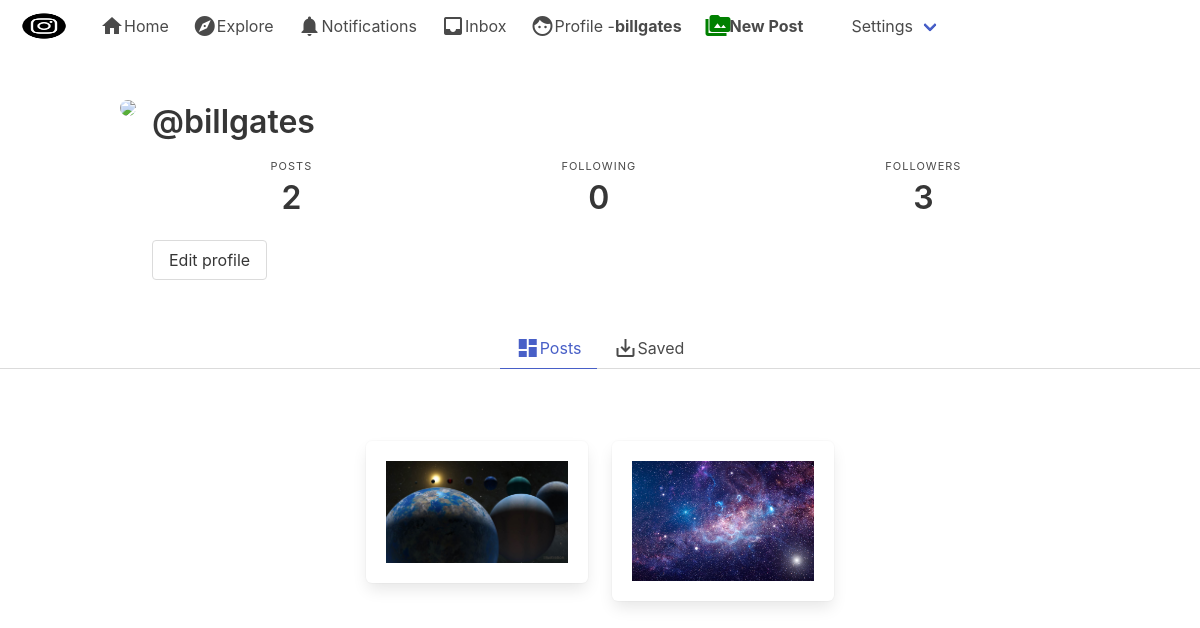
Before: /billgates/ (signed in) with the older database file.
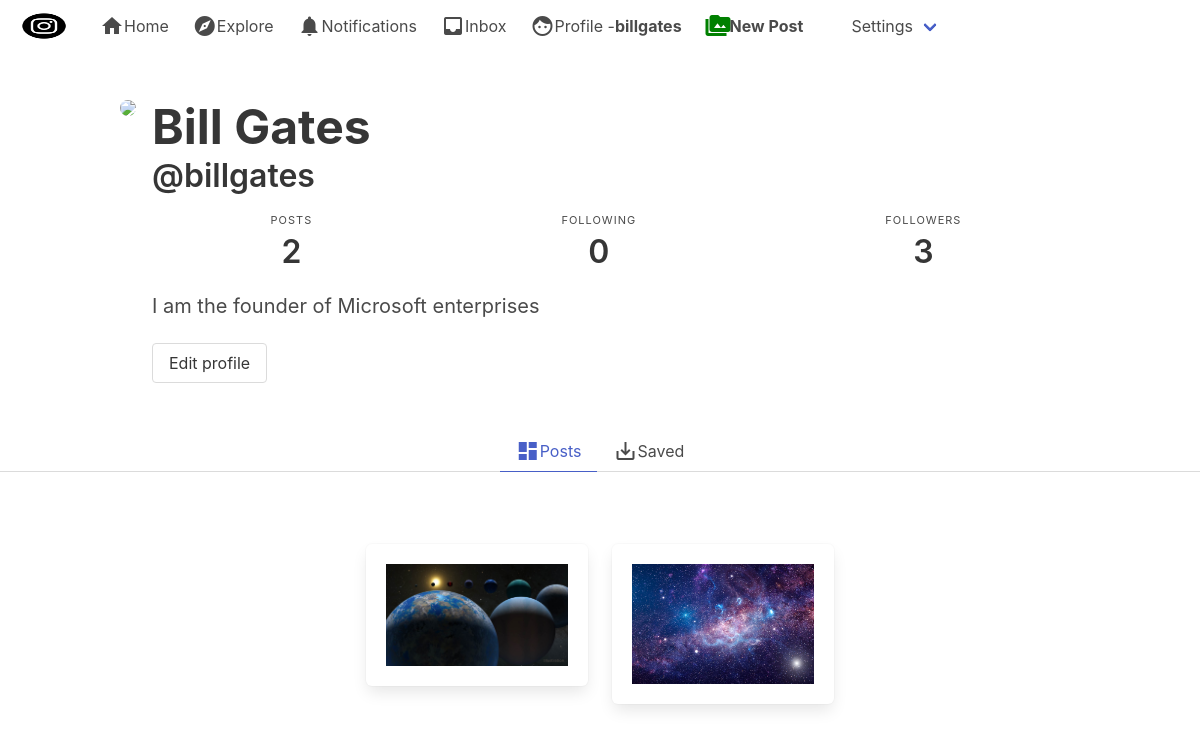
After: the same page with the newer database file.
### authy/models.py (models this page shows)
class Profile(models.Model):
	user = models.OneToOneField(User, on_delete=models.CASCADE)
	first_name = models.CharField(max_length=50, null=True, blank=True)
	last_name = models.CharField(max_length=50, null=True, blank=True)
	location = models.CharField(max_length=50, null=True, blank=True)
	url = models.CharField(max_length=80, null=True, blank=True)
	profile_info = models.TextField(max_length=150, null=True, blank=True)
	created = models.DateField(auto_now_add=True)
	favorites = models.ManyToManyField(Post)
	picture = models.ImageField(upload_to=user_directory_path, blank=True, null=True, verbose_name='Picture')

### authy/views.py (the view)
# urls.py: path('<username>/', UserProfile, name='profile'),
def UserProfile(request, username):
	user = get_object_or_404(User, username=username)
	profile = Profile.objects.get(user=user)
	url_name = resolve(request.path).url_name
	if url_name == 'profile':
		posts = Post.objects.filter(user=user).order_by('-posted')
	else:
		posts = profile.favorites.all()
	posts_count = Post.objects.filter(user=user).count()
	following_count= Follow.objects.filter(follower=user).count()
	followers_count = Follow.objects.filter(following=user).count()
	follow_status = Follow.objects.filter(following=user, follower=request.user).exists()
	paginator = Paginator(posts, 8)
	page_number = request.GET.get('page')
	posts_paginator = paginator.get_page(page_number)
	template = loader.get_template('profile.html')
	context = {
		'posts': posts_paginator,
		'profile':profile,
		'url_name':url_name,
		'posts_count': posts_count,
		'followers_count': followers_count,
		'following_count': following_count,
		'follow_status': follow_status,
	}
	return HttpResponse(template.render(context, request))

### post/models.py (called while the page is built)
    def get_absolute_url(self):
        return reverse('postdetails', args=[str(self.id)])

### instagram/templates/profile.html (shortened to what this page needs)
{% extends 'base.html' %}
{% load static %}
{% block content %}
        <article class="media">
            <div class="media-left">
                <figure class="image is-256x256">
                  {% if profile.picture %}
                  <img class="is-rounded" src="{{ profile.picture.url }}">
                  {% else %}
                  <img class="is-rounded" src="https://bulma.io/images/placeholders/256x256.png">
                  {% endif %}
                </figure>
            </div>
            <div class="media-content">
                <div class="content">
                    <h1 style="font-weight:bold;" class="title is-1">{% if profile.first_name %}{{ profile.first_name }} {{ profile.last_name}}{% endif %}</h1>
                    <h2 class="subtitle is-3">@{{ profile.user }}</h2>
                </div>
        <nav class="level is-mobile">
            <div class="level-item has-text-centered">
              <div>
                <p class="heading">Posts</p>
                <p class="title">{{ posts_count }}</p>
              </div>
            </div>
            <div class="level-item has-text-centered">
              <div>
                <p class="heading">Following</p>
                <p class="title">{{ following_count }}</p>
              </div>
            </div>
            <div class="level-item has-text-centered">
              <div>
                <p class="heading">Followers</p>
                <p class="title">{{ followers_count }}</p>
              </div>
            </div>
          </nav>
<p class="subtitle is-5">{% if profile.profile_info %} {{ profile.profile_info }} {% endif %}</p>
{% if user.is_authenticated and user == profile.user %}
  <a href="{% url 'edit-profile' %}" class="button">Edit profile</a>
{% endif %}
</div>
        </article>
    </div>
  </section>
  <div class="tabs is-centered">
    <ul>
      <li class="{% if url_name == 'profile' %}is-active{% endif %}">
      <a href="{% url 'profile' profile.user %}">  <i class="material-icons">dashboard</i>Posts</a>
      </li>
      <li class="{% if url_name == 'profilefavorites' %}is-active{% endif %}">
      <a href="{% url 'profilefavorites' profile.user %} "><i class="material-icons">save_alt</i>Saved</a>
     </li>
    </ul>
  </div>
  <section class="section">
    <div class="container">
      <div class="columns is-mobile is-multiline is-centered">
      {% for post in posts %}
        <div class="column is-one-quarter">
           <div class="box">
                <figure class="image is-256x256">
                    <a href="{{ post.get_absolute_url  }}"><img src="{{ post.picture.url  }}" alt="Image"></a>
                 </figure>
             </div>
          </div>
      {% empty %}
         <br>
          <h3 class="title is-3">You do not have any post!</h3>
      {% endfor %}
    </div>
    </div>
  </section>
  {% endblock %}

Changed rows visible on the page:
changed Profile "billgates": first_name (not shown) → "Bill"; last_name (not shown) → "Gates"; profile_info (not shown) → "I am the founder of Microsoft enterprises"
